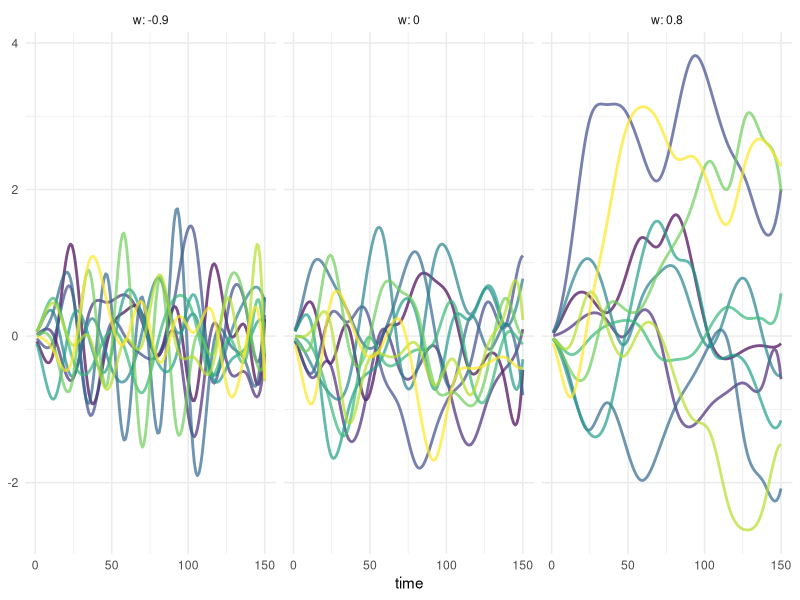
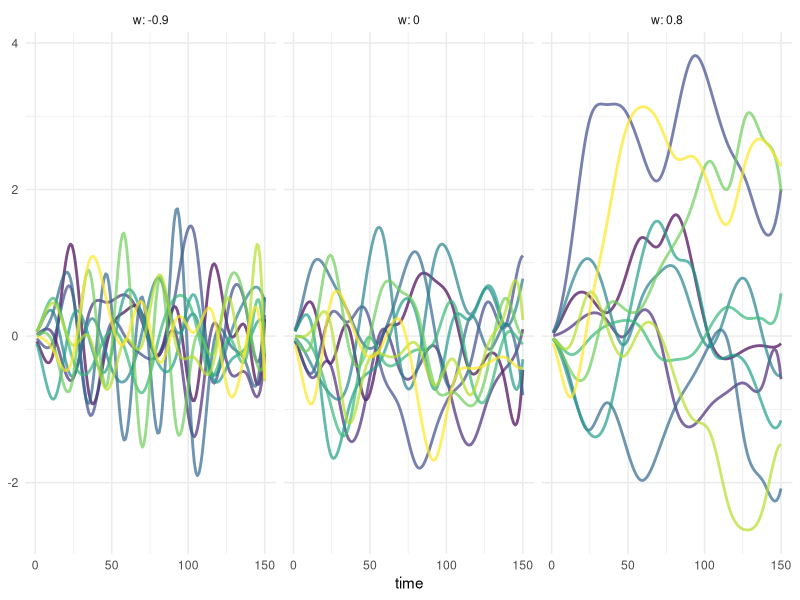

The R source for these figures, in order:
library(tidyverse)
library(MASS, exclude="select")
library(splines)
library(cowplot)

ar1_corr_mat <- function(nt, w) {
    exponent <- abs(matrix(1:nt - 1, nt, nt, byrow=TRUE) - (1:nt - 1))
    w^exponent
}

sample_phi <- function(w, B, nrep=10, ar_sd=1) {
    Sigma <- ar1_corr_mat(nrow(B), 0.8)
    
    map_dfr(1:nrep, \(rep) {
        tibble(
            w=w,
            rep=rep,
            t=1:ncol(B),
            ts=c(t(accumulate(1:(nrow(B)-1), ~rnorm(1, w*.x, ar_sd), .init=0) %*% B))
            # ts=c(t(mvrnorm(1, rep(0, nrow(B)), ar_sd * Sigma)) %*% B)
        )
    })
}

spline_df <- 15
Tmax <- 150
B <- t(bs(1:Tmax, spline_df, Boundary.knots=c(-2, Tmax+3)))

phi <- bind_rows(sample_phi(0, B), sample_phi(-0.9, B), sample_phi(0.8, B))

ggplot(phi, aes(t, ts, group=rep, col=as.factor(rep))) +
    geom_line(alpha=0.7, linewidth=0.97) +
    facet_wrap(~w, nrow=1, labeller=label_both) +
    scale_color_viridis_d() +
    labs(x="time", y=NULL) +
    theme_minimal() +
    theme(legend.position="none")

ggsave("mechanistic-model/supp-figs/b-spline-ex.pdf", width=6, height=3.2)
